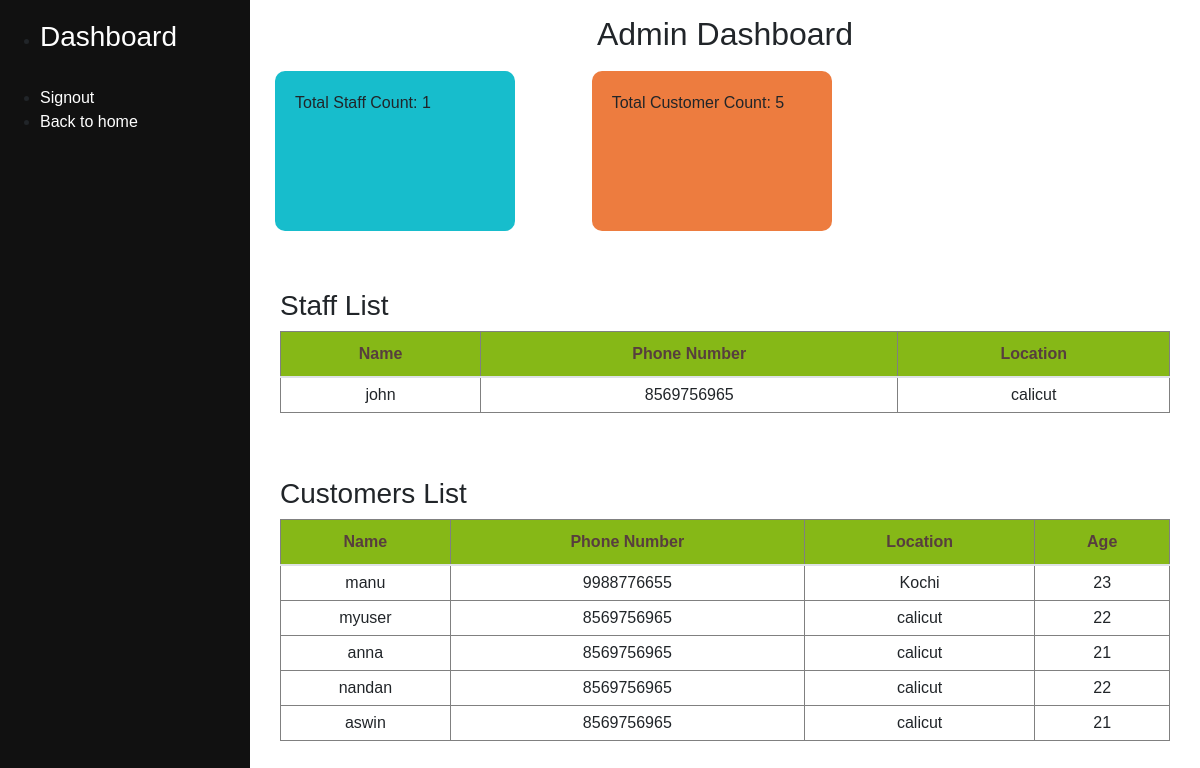
Screenshot of /packages/dashboard/ with the database file from the repository.
### packages/models.py (models this page shows)
class staffProfile(models.Model):
    username=models.CharField(max_length=100)
    phone_number = models.CharField(max_length=15)
    location = models.CharField(max_length=255)
    photo = models.ImageField(upload_to='package_images/', null=True, blank=True)

### users/models.py (models this page shows, shortened)
class CustomerProfile(models.Model):
    user = models.OneToOneField(User, on_delete=models.CASCADE, related_name='customer_profile')
    phone_number = models.CharField(max_length=15)
    location = models.CharField(max_length=255)
    age = models.PositiveIntegerField()
    photo = models.ImageField(upload_to='package_images/', null=True, blank=True)

class User(AbstractUser):
    is_customer = models.BooleanField(default=False)
    is_shop_owner = models.BooleanField(default=False)
    is_admin = models.BooleanField(default=False)

### packages/views.py (the view)
# urls.py: path('dashboard/',views.dashboard,name="dashboard")
def dashboard(request):
    staff_count = staffProfile.objects.count()
    customer_count = CustomerProfile.objects.count()
    staff_profiles = staffProfile.objects.all()
    customer_profiles = CustomerProfile.objects.all()
    return render(request, "admin/dashboard.html", {
        'staff_count': staff_count,
        'customer_count': customer_count,
        'staff_profiles': staff_profiles,
        'customer_profiles': customer_profiles,
    })

### templates/admin/dashboard.html (shortened to what this page needs)
<!DOCTYPE html>
<html lang="en">
<head>
    <link href="https://stackpath.bootstrapcdn.com/bootstrap/4.3.1/css/bootstrap.min.css" rel="stylesheet">
    <link rel="stylesheet" href="path/to/font-awesome/css/font-awesome.min.css">
</head>
<body>
    <div id="sidebar">
    <ul>
        <li><h3><a href="#">Dashboard</a></h3></li><br>
        <li><a href="{%url 'admin_signout' %}">Signout</a></li>
        <li><a href="{%url 'index' %}">Back to home</a></li>
    </ul>
    </div>
    <div id="main-content">
        {% block content %}
        <h2 class="text-center">Admin Dashboard</h2>
        <main id="main">
            <div class="row">
                <div class="col-md-4">
                    <div class="count-box total-turfs-box">
                        <p>Total Staff Count: {{ staff_count }}</p>
                    </div>
                </div>
                <div class="col-md-4">
                    <div class="count-box total-users-box">
                        <p>Total Customer Count: {{ customer_count }}</p>
                    </div>
                </div>
            </div>
            <section id="managers-list" class="managers-list">
                <div class="container" data-aos="fade-up">
                    <div class="section-header mt-5">
                        <h3 class="mt-5">Staff List</h3>
                    </div>
                    <div class="row gx-lg-0 gy-4">
                        <div class="col-lg-12">
                            <table class="table table-bordered managers-table">
                                <thead>
                                    <tr>
                                        <th>Name</th>
                                        <th>Phone Number</th>
                                        <th>Location</th>
                                    </tr>
                                </thead>
                                <tbody>
                                    {% for staff_profile in staff_profiles %}
                                    <tr>
                                        <td>{{ staff_profile.username }}</td>
                                        <td>{{ staff_profile.phone_number }} </td>
                                        <td>{{ staff_profile.location }}</td>
                                    </tr>
                                    {% endfor %}
                                </tbody>
                            </table>
                        </div>
                    </div>
                </div>
            </section>
            <section id="managers-list" class="managers-list">
                <div class="container" data-aos="fade-up">
                    <div class="section-header mt-5">
                        <h3 class="mt-5">Customers List</h3>
                    </div>
                    <div class="row gx-lg-0 gy-4">
                        <div class="col-lg-12">
                            <table class="table table-bordered managers-table">
                                <thead>
                                    <tr>
                                        <th>Name</th>
                                        <th>Phone Number</th>
                                        <th>Location</th>
                                        <th>Age</th>
                                    </tr>
                                </thead>
                                <tbody>
                                    {% for customer_profile in customer_profiles %}
                                    <tr>
                                        <td>{{ customer_profile.user.username }}</td>
                                        <td>{{ customer_profile.phone_number }} </td>
                                        <td>{{ customer_profile.location }}</td>
                                        <td>{{ customer_profile.age }}</td>
                                    </tr>
                                    {% endfor %}
                                </tbody>
                            </table>
                        </div>
                    </div>
                </div>
            </section>
        </main>
        {% endblock %}
    </div>
</body>
</html>

### templates/admin/dashboard.html (style rules this page uses)
body { font-family: 'Arial', sans-serif; margin: 0; padding: 0; box-sizing: border-box; }
#sidebar { height: 100%; width: 250px; position: fixed; z-index: 1; top: 0; left: 0; background-color: #111; padding-top: 20px; }
#main-content { margin-left: 250px; padding: 15px; }
.table th { background:#86B817; color: rgb(87, 62, 62); text-align: center; padding: 10px; border: 1px solid gray; border-collapse: collapse; }
.table td { text-align: center; padding: 5px; border: 1px solid gray; border-collapse: collapse; }
a { text-decoration: none; color: white; }
#main-content h3 { margin-top: 50px; }
.count-box { padding: 20px; margin: 10px; border-radius: 10px; display: flex; flex-direction: row; }
.total-users-box { background-color: #ed7c3f; height: 20vh; width: 20vw; display: flex; flex-direction: row; }
.total-turfs-box { background-color: #17bdcc; height: 20vh; width: 20vw; display: flex; flex-direction: row; }

### rows the page displays
staffProfile: username "john", phone_number "8569756965", location "calicut"
CustomerProfile: user.username "manu", phone_number "9988776655", location "Kochi", age "23"
CustomerProfile: user.username "myuser", phone_number "8569756965", location "calicut", age "22"
CustomerProfile: user.username "anna", phone_number "8569756965", location "calicut", age "21"
CustomerProfile: user.username "nandan", phone_number "8569756965", location "calicut", age "22"
CustomerProfile: user.username "aswin", phone_number "8569756965", location "calicut", age "21"

### other values shown
{{ staff_count }} "1"
{{ customer_count }} "5"
